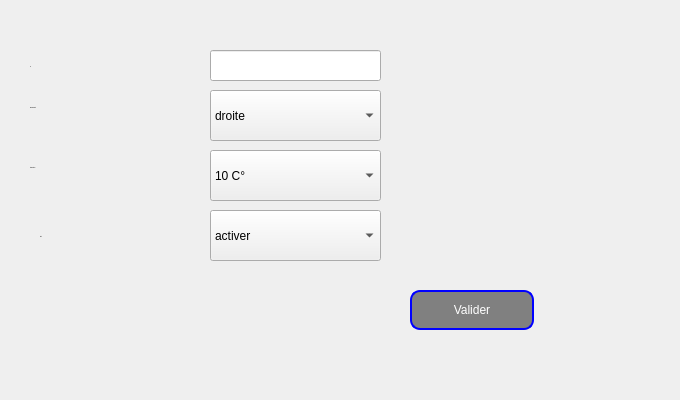
     <widget class="QWidget" name="tab_13">
      <attribute name="title">
       <string>Modifier</string>
      </attribute>
      <widget class="QLabel" name="label_34">
       <property name="geometry">
        <rect>
         <x>30</x>
         <y>60</y>
         <width>47</width>
         <height>13</height>
        </rect>
       </property>
       <property name="font">
        <font>
         <pointsize>-1</pointsize>
        </font>
       </property>
       <property name="text">
        <string>ID</string>
       </property>
      </widget>
      <widget class="QLineEdit" name="lineEdit_12">
       <property name="geometry">
        <rect>
         <x>210</x>
         <y>50</y>
         <width>171</width>
         <height>31</height>
        </rect>
       </property>
       <property name="styleSheet">
        <string notr="true">QLineEdit
{
    border-color: blue

    
}

</string>
       </property>
      </widget>
      <widget class="QPushButton" name="Button_modifier2">
       <property name="geometry">
        <rect>
         <x>410</x>
         <y>290</y>
         <width>124</width>
         <height>40</height>
        </rect>
       </property>
       <property name="styleSheet">
        <string notr="true">QPushButton {
color: white;
  background: gray;

border-width: 2px;
border-color: blue;
border-style: solid;
border-radius: 10;
padding: 3px;
font-size: 12px;
padding-left: 5px;
padding-right: 5px;
min-width: 110px;
max-width: 110px;
min-height: 30px;
max-height: 30px;
}</string>
       </property>
       <property name="text">
        <string>Valider</string>
       </property>
       <property name="iconSize">
        <size>
         <width>25</width>
         <height>25</height>
        </size>
       </property>
      </widget>
      <widget class="QLabel" name="label_21">
       <property name="geometry">
        <rect>
         <x>30</x>
         <y>160</y>
         <width>111</width>
         <height>16</height>
        </rect>
       </property>
       <property name="font">
        <font>
         <pointsize>-1</pointsize>
        </font>
       </property>
       <property name="text">
        <string>temperature</string>
       </property>
      </widget>
      <widget class="QLabel" name="label_22">
       <property name="geometry">
        <rect>
         <x>30</x>
         <y>100</y>
         <width>111</width>
         <height>16</height>
        </rect>
       </property>
       <property name="font">
        <font>
         <pointsize>-1</pointsize>
        </font>
       </property>
       <property name="text">
        <string>Emplacement</string>
       </property>
      </widget>
      <widget class="QLabel" name="label_23">
       <property name="geometry">
        <rect>
         <x>40</x>
         <y>230</y>
         <width>47</width>
         <height>13</height>
        </rect>
       </property>
       <property name="font">
        <font>
         <pointsize>-1</pointsize>
        </font>
       </property>
       <property name="text">
        <string>Etat</string>
       </property>
      </widget>
      <widget class="QComboBox" name="comboBox_19">
       <property name="geometry">
        <rect>
         <x>210</x>
         <y>150</y>
         <width>171</width>
         <height>51</height>
        </rect>
       </property>
       <item>
        <property name="text">
         <string>10 C°</string>
        </property>
       </item>
       <item>
        <property name="text">
         <string>15 C°</string>
        </property>
       </item>
       <item>
        <property name="text">
         <string>20 C°</string>
        </property>
       </item>
       <item>
        <property name="text">
         <string>25 C°</string>
        </property>
       </item>
      </widget>
      <widget class="QComboBox" name="comboBox_20">
       <property name="geometry">
        <rect>
         <x>210</x>
         <y>210</y>
         <width>171</width>
         <height>51</height>
        </rect>
       </property>
       <item>
        <property name="text">
         <string>activer</string>
        </property>
       </item>
       <item>
        <property name="text">
         <string>desactiver</string>
        </property>
       </item>
      </widget>
      <widget class="QComboBox" name="comboBox_21">
       <property name="geometry">
        <rect>
         <x>210</x>
         <y>90</y>
         <width>171</width>
         <height>51</height>
        </rect>
       </property>
       <item>
        <property name="text">
         <string>droite</string>
        </property>
       </item>
       <item>
        <property name="text">
         <string>milieu</string>
        </property>
       </item>
       <item>
        <property name="text">
         <string>gauche</string>
        </property>
       </item>
      </widget>
      <widget class="QLabel" name="label_154">
       <property name="geometry">
        <rect>
         <x>0</x>
         <y>0</y>
         <width>671</width>
         <height>391</height>
        </rect>
       </property>
       <property name="text">
        <string/>
       </property>
       <property name="pixmap">
        <pixmap>../../Desktop/qt/ok.jpg</pixmap>
       </property>
       <property name="scaledContents">
        <bool>true</bool>
       </property>
      </widget>
      <zorder>label_154</zorder>
      <zorder>label_34</zorder>
      <zorder>lineEdit_12</zorder>
      <zorder>Button_modifier2</zorder>
      <zorder>label_21</zorder>
      <zorder>label_22</zorder>
      <zorder>label_23</zorder>
      <zorder>comboBox_19</zorder>
      <zorder>comboBox_20</zorder>
      <zorder>comboBox_21</zorder>
     </widget>
